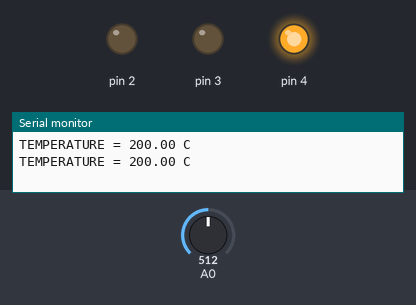
Recording of a sketch running on a simulated Arduino Uno, built with avr-gcc and run on an emulated ATmega328P. Parts: output pins drawn as LEDs (lit = HIGH), the last lines printed to the serial monitor. The test bench sets the inputs (shaded band); at power-on: A0 = 512.

Above: at 1.8 s.
1.9 s: A0 set to 179
3.4 s: A0 set to 149
At 5.2 s:
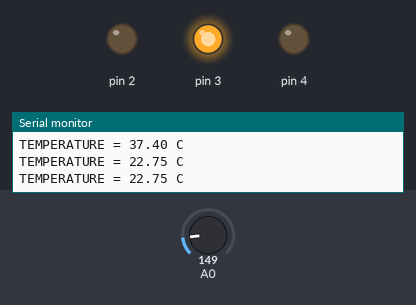
5.5 s: A0 set to 134
7.2 s: A0 set to 122
At 8.5 s:
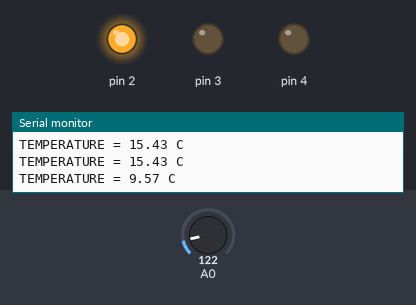
9.5 s: A0 set to 306
At 11.2 s:
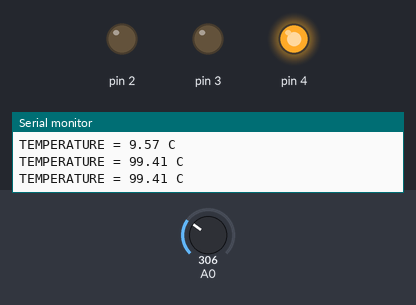
11.5 s: A0 set to 20
At 12.8 s:
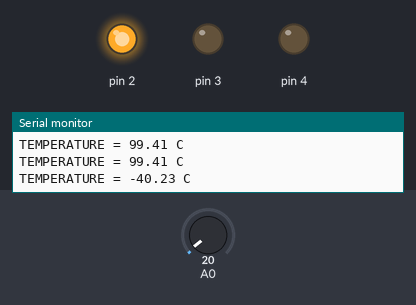
Timing chart, 0 to 14.5 s (numbered marks = the images above; inputs shaded):
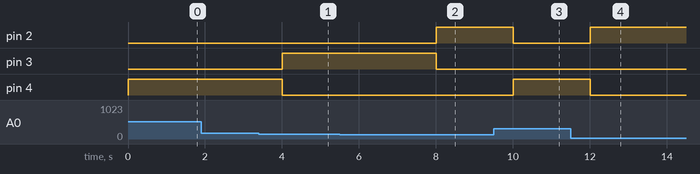

The sketch:

Arduino_Temp.ino
```cpp
//notes: set the 3 LED to pin 2,3,4 and the temp sensor to pin A0

float temp;

void setup()
{
  pinMode(2, OUTPUT);
  pinMode(3, OUTPUT);
  pinMode(4, OUTPUT);
  pinMode(A0, INPUT);
  Serial.begin(9600);
}

void loop()
{
  float currentTemperature = temp_read(temp, A0);
  led_write(currentTemperature);
  delay(1000);
}

float temp_read(float t, int p)
{
	t = analogRead(p);
    t = t * 5;
    t = t /1024;
  	t = (t-0.5) * 100;
  	Serial.print("TEMPERATURE = ");
  	Serial.print(t);
  	Serial.print(" C");
  	Serial.println();
  	return t;
}

void led_write(float t)
{
  if(t < 12.5)
  {
    digitalWrite(2,HIGH);
    digitalWrite(3,LOW);
    digitalWrite(4,LOW);
  }
  else if(t >= 12.5 && t <= 30)
  {
    digitalWrite(2,LOW);
    digitalWrite(3,HIGH);
    digitalWrite(4,LOW);

  }
  else if(t > 30)
  {
    digitalWrite(2,LOW);
    digitalWrite(3,LOW);
    digitalWrite(4,HIGH);
  }
}
```

Measured:
- the behaviour switches between 164 and 163 on A0 (found by bisection; images 0 and 1)
- the behaviour switches between 128 and 127 on A0 (found by bisection; images 1 and 2)
- after the input at 3.4 s, pin 3: LOW → HIGH after 0.60 s; pin 4: HIGH → LOW after 0.60 s
- after the input at 7.2 s, pin 2: LOW → HIGH after 0.81 s; pin 3: HIGH → LOW after 0.81 s
- after the input at 9.5 s, pin 2: HIGH → LOW after 0.51 s; pin 4: LOW → HIGH after 0.51 s
- after the input at 11.5 s, pin 2: LOW → HIGH after 0.51 s; pin 4: HIGH → LOW after 0.51 s
